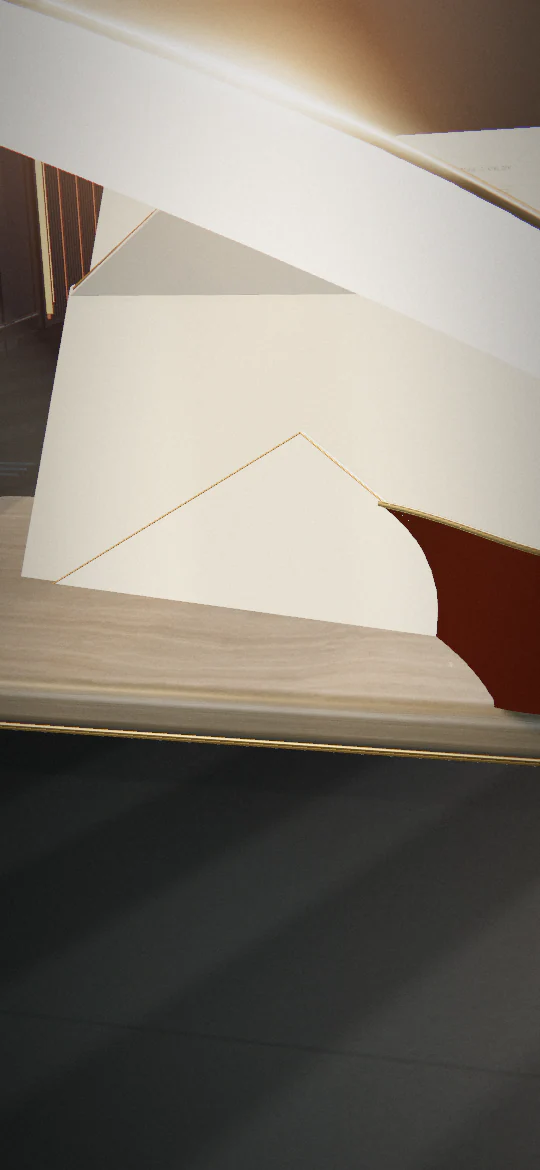
#> input picture atelier-en-lumiere/traversee/portrait/correspondance.webp, 540 x 1170 px
$ python -i encoder_ouverture.py   (imports and definitions only)
#> lines starting #> are read from the running program, lines starting #| are printed output that depends on the picture
#> further down, picture is the input picture: PIL image 540x1170 RGB; mean R, G, B 133.6, 126.3, 116.6
"""Encode the local Blender print series as the introduction and its first still.

For a set of 32 odd-numbered frames rendered by ouverture.py with --stride 2:
python art/encoder_ouverture.py /tmp/empreinte public/film --oidn /path/to/oidnDenoise
Both masters are encoded by default. Use --edition portrait to encode only the mobile edition.
The production master uses Open Image Denoise 2.5.1 and FFmpeg 7.1.5. An
FFmpeg-only denoising pass is available when OIDN is omitted. Pillow and
NumPy are required. A temporary directory holds the working images.
"""

import argparse
from pathlib import Path
import subprocess
import tempfile

import numpy as np
from PIL import Image

parser = argparse.ArgumentParser()
# [7 lines not run here, left out]
FPS = 24
FRAME_COUNT = 64


# [47 lines left out: functions write_pfm, read_pfm, cleaned, not called in this run]


def portrait_frame(image):
    # On long phones the browser crops a second time to fill the screen. Keep
    # both initials inside that safe width and leave room below for the title.
    # The short edge extensions use the image’s real paper and soft background.
    width, height = image.size
#> width = 540; height = 1170
    above = max(1, round(height * 14 / 576))
#> above = 28
    below = max(1, round(height * 34 / 576))
#> below = 69
    portrait_width = round((height + above + below) * 9 / 16)
#> portrait_width = 713
    left = round(width * 0.486 - portrait_width / 2)
#> left = -94
    cut = image.crop((left, 0, left + portrait_width, height))
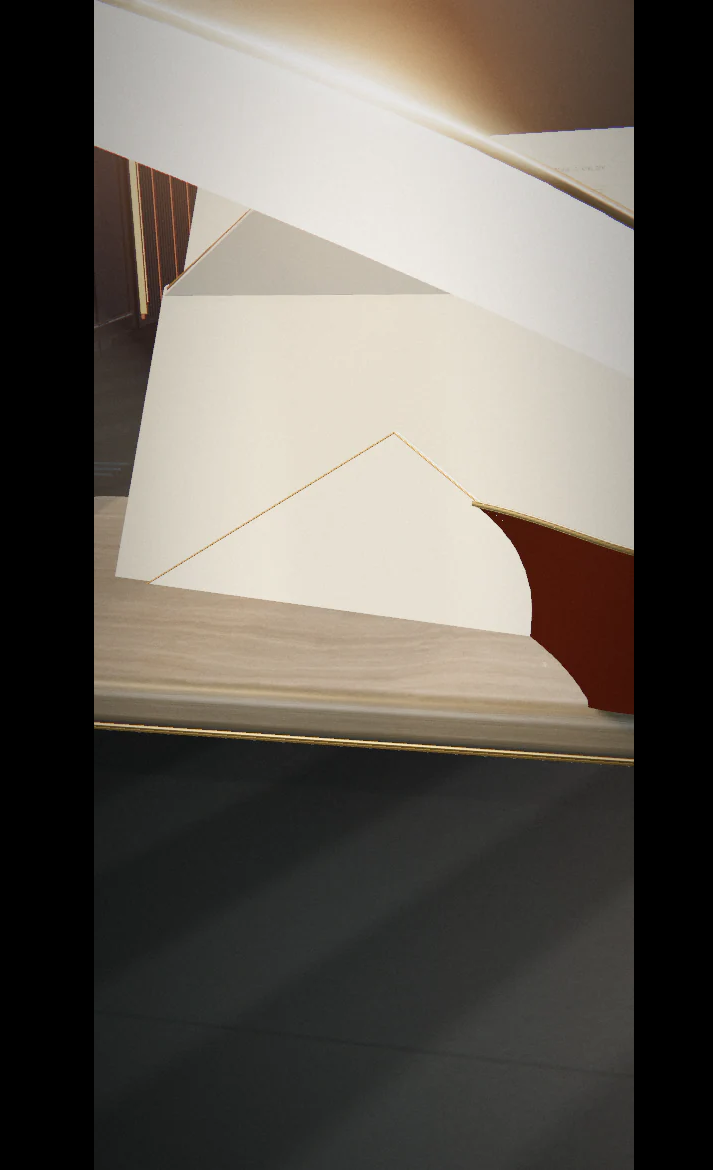
#> cut: PIL image 713x1170 RGB; mean R, G, B 101.2, 95.7, 88.3
    # Use only the paper at the lower edge. Farther into the last frame the
    # raised wax rim approaches this margin as the camera pulls above it.
    edge_depth = max(1, round(height * 8 / 576))
#> edge_depth = 16
    lower_paper = cut.crop((0, height - edge_depth, portrait_width, height))
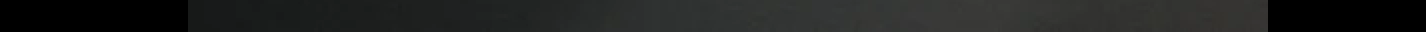
#> lower_paper: PIL image 713x16 RGB (shown 2 times larger); mean R, G, B 32.6, 33.8, 32.7
    lower_paper = lower_paper.transpose(Image.Transpose.FLIP_TOP_BOTTOM).resize(
        (portrait_width, below), Image.Resampling.BICUBIC
    )
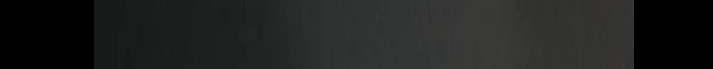
#> lower_paper: PIL image 713x69 RGB; mean R, G, B 32.6, 33.8, 32.7
    upper = cut.crop((0, 0, portrait_width, above)).transpose(Image.Transpose.FLIP_TOP_BOTTOM)
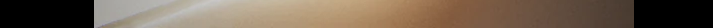
#> upper: PIL image 713x28 RGB; mean R, G, B 113.9, 97.3, 80.8
    portrait = Image.new("RGB", (portrait_width, height + above + below))
#> portrait: PIL image 713x1267 RGB; every value is 0
    portrait.paste(upper, (0, 0))
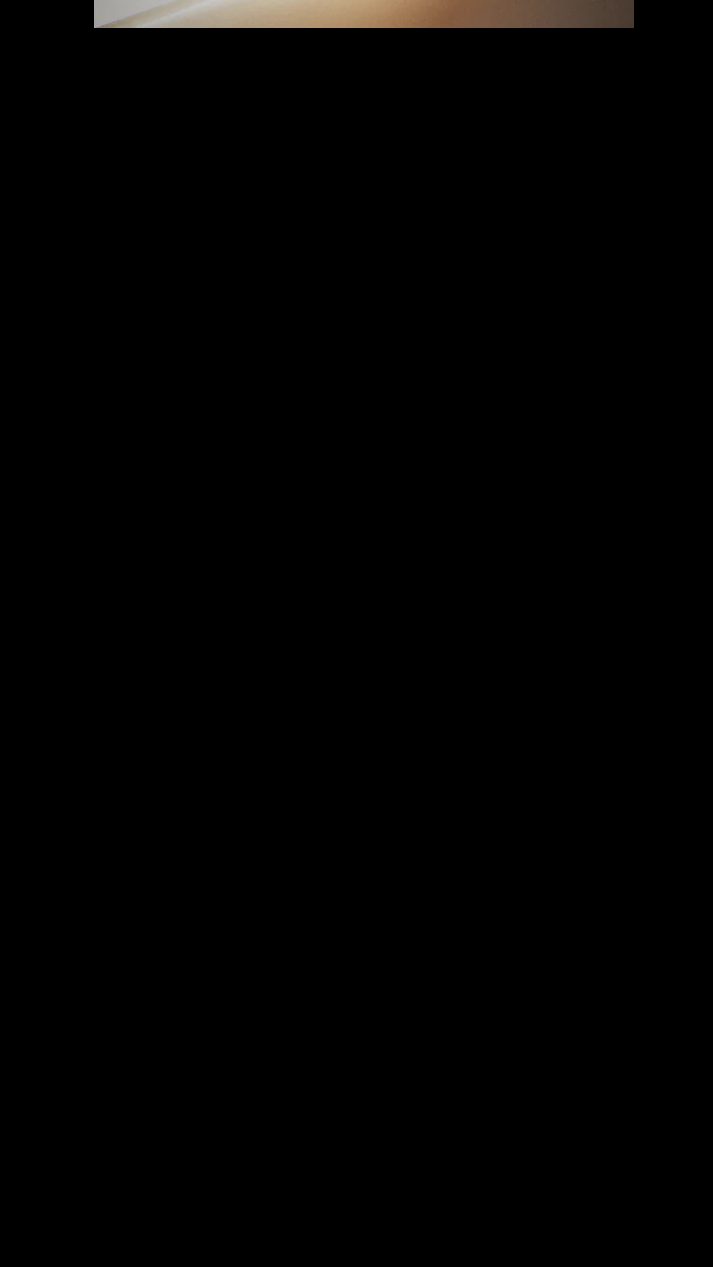
#> portrait: PIL image 713x1267 RGB; mean R, G, B 2.5, 2.2, 1.8
    portrait.paste(cut, (0, above))
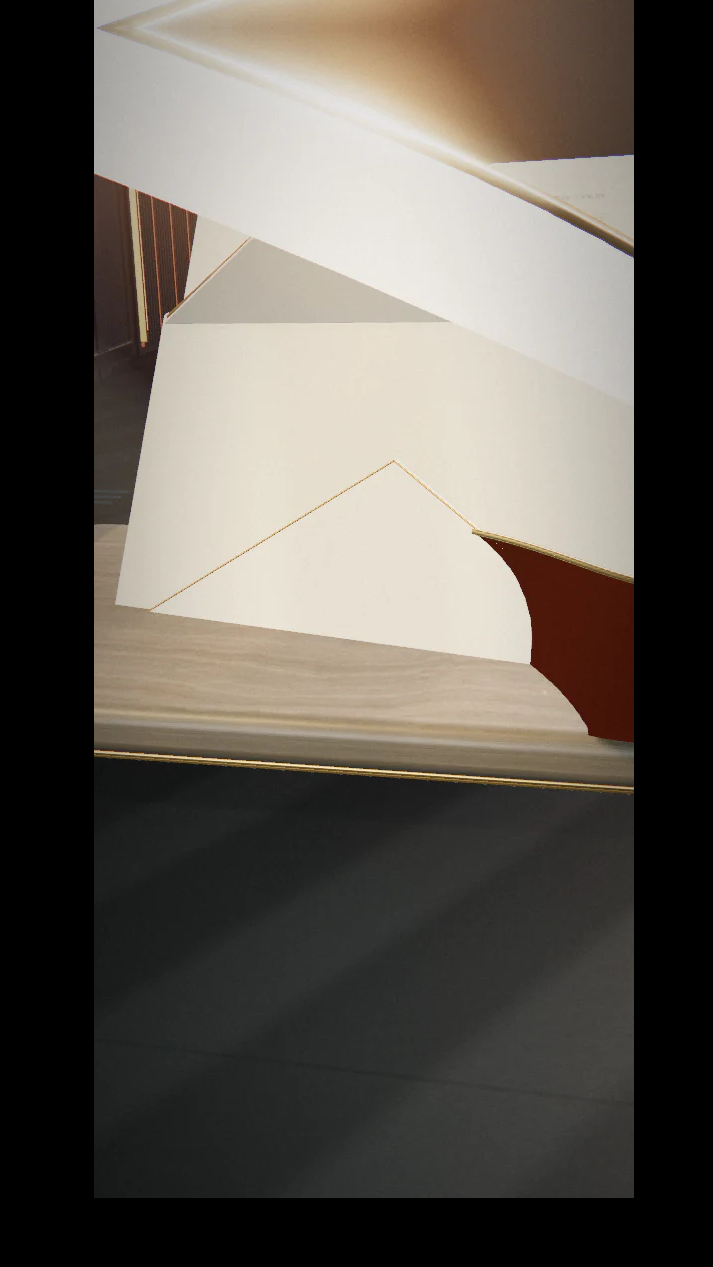
#> portrait: PIL image 713x1267 RGB; mean R, G, B 95.9, 90.5, 83.4
    portrait.paste(lower_paper, (0, height + above))
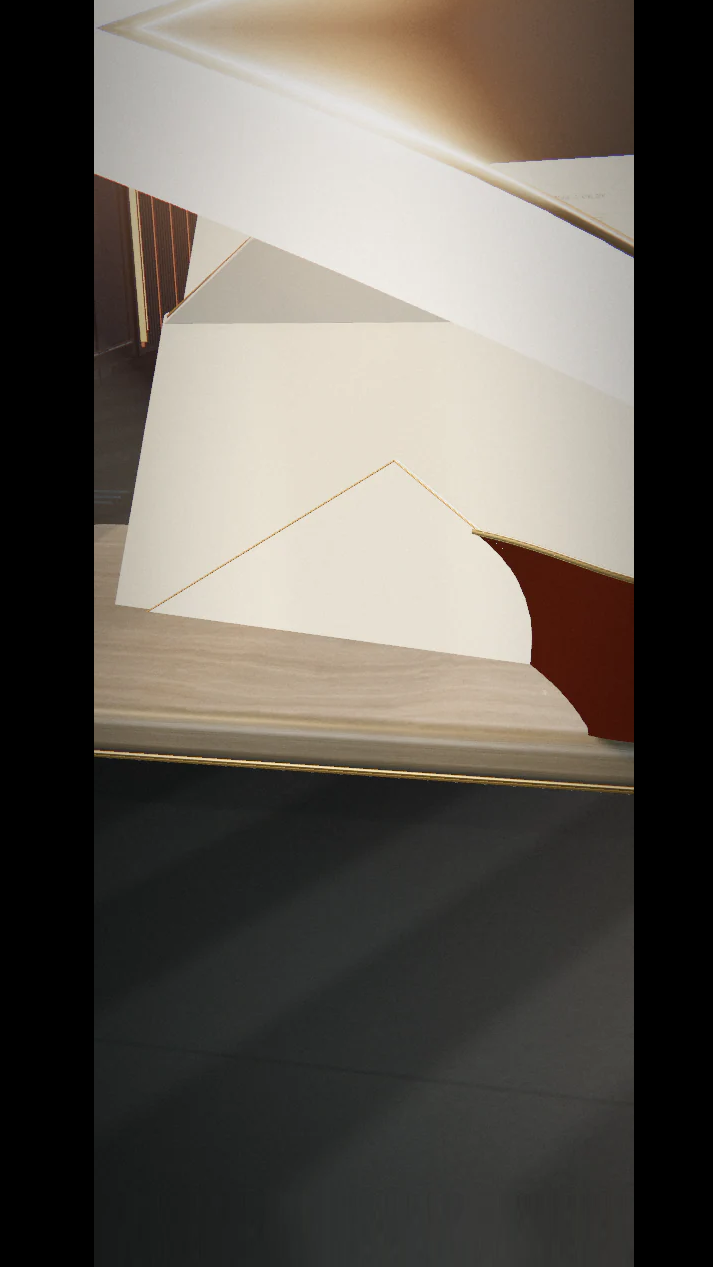
#> portrait: PIL image 713x1267 RGB; mean R, G, B 97.7, 92.3, 85.1
    return portrait.resize((360, 640), Image.Resampling.LANCZOS)


# [48 lines left out: function encode_series, not called in this run]


# [1 line that did not run here, left out]
# [12 lines not run here, left out]

# [1 line that did not run here, left out]
# [21 lines not run here, left out]

>>> from PIL import Image
>>> picture = Image.open('../atelier-en-lumiere/traversee/portrait/correspondance.webp')
>>> result = portrait_frame(picture)
